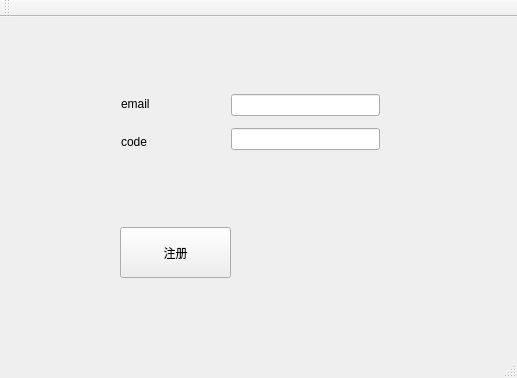
<?xml version="1.0" encoding="UTF-8"?>
<ui version="4.0">
 <class>MainWindow</class>
 <widget class="QMainWindow" name="MainWindow">
  <property name="geometry">
   <rect>
    <x>0</x>
    <y>0</y>
    <width>517</width>
    <height>378</height>
   </rect>
  </property>
  <property name="windowTitle">
   <string>MainWindow</string>
  </property>
  <widget class="QWidget" name="centralWidget">
   <widget class="QPushButton" name="pushButton">
    <property name="geometry">
     <rect>
      <x>120</x>
      <y>210</y>
      <width>111</width>
      <height>51</height>
     </rect>
    </property>
    <property name="text">
     <string>注册</string>
    </property>
   </widget>
   <widget class="QWidget" name="widget" native="true">
    <property name="geometry">
     <rect>
      <x>60</x>
      <y>30</y>
      <width>371</width>
      <height>161</height>
     </rect>
    </property>
    <widget class="QWidget" name="">
     <property name="geometry">
      <rect>
       <x>160</x>
       <y>30</y>
       <width>171</width>
       <height>91</height>
      </rect>
     </property>
     <layout class="QVBoxLayout" name="verticalLayout">
      <item>
       <widget class="QLineEdit" name="m_email"/>
      </item>
      <item>
       <widget class="QLineEdit" name="m_code"/>
      </item>
     </layout>
    </widget>
    <widget class="QWidget" name="">
     <property name="geometry">
      <rect>
       <x>50</x>
       <y>30</y>
       <width>91</width>
       <height>91</height>
      </rect>
     </property>
     <layout class="QVBoxLayout" name="verticalLayout_2">
      <item>
       <widget class="QLabel" name="label">
        <property name="text">
         <string>email</string>
        </property>
       </widget>
      </item>
      <item>
       <widget class="QLabel" name="label_2">
        <property name="text">
         <string>code</string>
        </property>
       </widget>
      </item>
     </layout>
    </widget>
   </widget>
  </widget>
  <widget class="QMenuBar" name="menuBar">
   <property name="geometry">
    <rect>
     <x>0</x>
     <y>0</y>
     <width>517</width>
     <height>22</height>
    </rect>
   </property>
  </widget>
  <widget class="QToolBar" name="mainToolBar">
   <attribute name="toolBarArea">
    <enum>TopToolBarArea</enum>
   </attribute>
   <attribute name="toolBarBreak">
    <bool>false</bool>
   </attribute>
  </widget>
  <widget class="QStatusBar" name="statusBar"/>
 </widget>
 <layoutdefault spacing="6" margin="11"/>
 <resources/>
 <connections/>
</ui>
